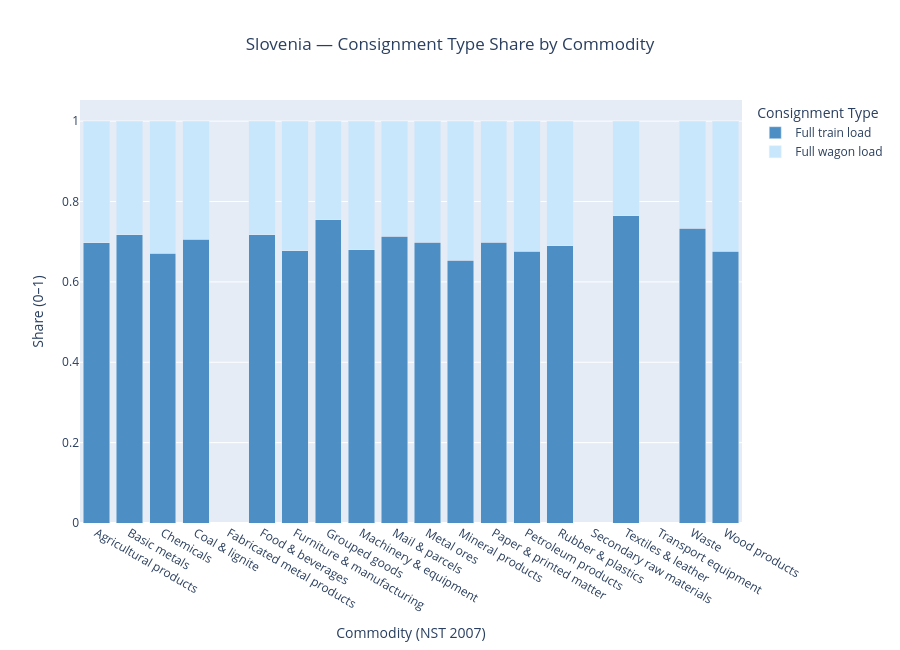

Here is the notebook cell this chart was saved with:
### Markdown cell above
Additional country based analysis for the country with the one of the most complete data: Slovenia

### Code cell
# Loading dataset
file_path = r"C:\Users\Ecem\Desktop\TIL\1. TIL6022 - Python\Project\TIL6022-Group-Project\Data\Processed\merged_eurostat_clean_V2.csv"
df = pd.read_csv(file_path)

#Filtering for Slovenia (SI)
df_si = df[df["geo"] == "SI"].copy()

# Calculating consignment shares
df_si["train_share"] = (
    df_si["Consignment_full_train_load_THS_T"] /
    df_si["Consignment_total_THS_T"]
)
df_si["wagon_share"] = (
    df_si["Consignment_full_wagon_load_THS_T"] /
    df_si["Consignment_total_THS_T"]
)

# Dropping invalid rows
df_si = df_si.dropna(subset=["train_share", "wagon_share"])
df_si = df_si[(df_si["train_share"] > 0) | (df_si["wagon_share"] > 0)]

# Computing commodity-specific estimated freight volumes
nst_cols = [col for col in df_si.columns if col.startswith("NST_GT") and col.endswith("_MIO_TKM")]

si_long = df_si.melt(
    id_vars=["geo", "TIME_PERIOD", "train_share", "wagon_share"],
    value_vars=nst_cols,
    var_name="NST_Code",
    value_name="MIO_TKM"
)

# Mapping NST codes to readable labels
nst_labels = {
    "NST_GT01_MIO_TKM": "Agricultural products",
    "NST_GT02_MIO_TKM": "Coal & lignite",
    "NST_GT03_MIO_TKM": "Metal ores",
    "NST_GT04_MIO_TKM": "Food & beverages",
    "NST_GT05_MIO_TKM": "Textiles & leather",
    "NST_GT06_MIO_TKM": "Wood products",
    "NST_GT07_MIO_TKM": "Paper & printed matter",
    "NST_GT08_MIO_TKM": "Petroleum products",
    "NST_GT09_MIO_TKM": "Chemicals",
    "NST_GT10_MIO_TKM": "Rubber & plastics",
    "NST_GT11_MIO_TKM": "Mineral products",
    "NST_GT12_MIO_TKM": "Basic metals",
    "NST_GT13_MIO_TKM": "Fabricated metal products",
    "NST_GT14_MIO_TKM": "Machinery & equipment",
    "NST_GT15_MIO_TKM": "Transport equipment",
    "NST_GT16_MIO_TKM": "Furniture & manufacturing",
    "NST_GT17_MIO_TKM": "Secondary raw materials",
    "NST_GT18_MIO_TKM": "Waste",
    "NST_GT19_MIO_TKM": "Mail & parcels",
    "NST_GT20_MIO_TKM": "Grouped goods"
}
si_long["NST_Desc"] = si_long["NST_Code"].map(nst_labels)

# Computing commodity-specific train/wagon estimates
si_long["Est_train_MIO_TKM"] = si_long["MIO_TKM"] * si_long["train_share"]
si_long["Est_wagon_MIO_TKM"] = si_long["MIO_TKM"] * si_long["wagon_share"]

# Aggregation over time (sum per commodity)
agg = (
    si_long.groupby("NST_Desc")[["Est_train_MIO_TKM", "Est_wagon_MIO_TKM"]]
           .sum()
           .reset_index()
)

# Heatmap
heatmap_long = agg.melt(
    id_vars="NST_Desc",
    value_vars=["Est_train_MIO_TKM", "Est_wagon_MIO_TKM"],
    var_name="Consignment_Type",
    value_name="Estimated_TKM"
)
heatmap_long["Consignment_Type"] = heatmap_long["Consignment_Type"].map({
    "Est_train_MIO_TKM": "Full train load",
    "Est_wagon_MIO_TKM": "Full wagon load"
})

plt.figure(figsize=(10, 10))
sns.heatmap(
    heatmap_long.pivot_table(
        index="NST_Desc",
        columns="Consignment_Type",
        values="Estimated_TKM",
        aggfunc="sum"
    ),
    cmap="magma",
    linewidths=0.5,
    linecolor="white",
    cbar_kws={"label": "Estimated Freight (MIO_TKM)"}
)
plt.title("Slovenia — Commodity × Consignment Heatmap", fontsize=14, pad=15)
plt.xlabel("Consignment Type")
plt.ylabel("Commodity (NST 2007)")
plt.xticks(rotation=25)
plt.tight_layout()
plt.show()

#Stacked bar chart (shares per commodity)
row_norm = (
    agg.set_index("NST_Desc")
       .pipe(lambda d: d.div(d.sum(axis=1).replace(0, np.nan), axis=0))
       .reset_index()
)
stack_share = row_norm.melt(
    id_vars="NST_Desc",
    var_name="Consignment_Type",
    value_name="Share"
)
stack_share["Consignment_Type"] = stack_share["Consignment_Type"].map({
    "Est_train_MIO_TKM": "Full train load",
    "Est_wagon_MIO_TKM": "Full wagon load"
})

fig = px.bar(
    stack_share,
    x="NST_Desc",
    y="Share",
    color="Consignment_Type",
    barmode="stack",
    title="Slovenia — Consignment Type Share by Commodity",
    labels={"NST_Desc": "Commodity (NST 2007)", "Share": "Share (0–1)"},
    color_discrete_sequence=["#4d8fc5", "#c9e7fc"]
)
fig.update_layout(height=650, title_x=0.5, xaxis_tickangle=30, legend_title_text="Consignment Type")
fig.show()

### Figure 1 — Plotly figure (JSON) as saved in the notebook; plotly's stock layout.template omitted (floating-point values rounded to 4 significant figures)
{"data": [{"hovertemplate": "Consignment_Type=Full train load<br>Commodity (NST 2007)=%{x}<br>Share (0–1)=%{y}<extra></extra>", "legendgroup": "Full train load", "marker": {"color": "#4d8fc5", "pattern": {"shape": ""}}, "name": "Full train load", "orientation": "v", "showlegend": true, "textposition": "auto", "type": "bar", "x": ["Agricultural products", "Basic metals", "Chemicals", "Coal & lignite", "Fabricated metal products", "Food & beverages", "Furniture & manufacturing", "Grouped goods", "Machinery & equipment", "Mail & parcels", "Metal ores", "Mineral products", "Paper & printed matter", "Petroleum products", "Rubber & plastics", "Secondary raw materials", "Textiles & leather", "Transport equipment", "Waste", "Wood products"], "xaxis": "x", "y": [0.698, 0.7176, 0.6713, 0.7064, NaN, 0.7177, 0.6776, 0.7542, 0.68, 0.7132, 0.6988, 0.654, 0.6987, 0.676, 0.6898, NaN, 0.7649, NaN, 0.7332, 0.6767], "yaxis": "y"}, {"hovertemplate": "Consignment_Type=Full wagon load<br>Commodity (NST 2007)=%{x}<br>Share (0–1)=%{y}<extra></extra>", "legendgroup": "Full wagon load", "marker": {"color": "#c9e7fc", "pattern": {"shape": ""}}, "name": "Full wagon load", "orientation": "v", "showlegend": true, "textposition": "auto", "type": "bar", "x": ["Agricultural products", "Basic metals", "Chemicals", "Coal & lignite", "Fabricated metal products", "Food & beverages", "Furniture & manufacturing", "Grouped goods", "Machinery & equipment", "Mail & parcels", "Metal ores", "Mineral products", "Paper & printed matter", "Petroleum products", "Rubber & plastics", "Secondary raw materials", "Textiles & leather", "Transport equipment", "Waste", "Wood products"], "xaxis": "x", "y": [0.302, 0.2824, 0.3287, 0.2936, NaN, 0.2823, 0.3224, 0.2458, 0.32, 0.2868, 0.3012, 0.346, 0.3013, 0.324, 0.3102, NaN, 0.2351, NaN, 0.2668, 0.3233], "yaxis": "y"}], "layout": {"barmode": "stack", "height": 650, "legend": {"title": {"text": "Consignment Type"}, "tracegroupgap": 0}, "title": {"text": "Slovenia — Consignment Type Share by Commodity", "x": 0.5}, "xaxis": {"anchor": "y", "domain": [0, 1], "tickangle": 30, "title": {"text": "Commodity (NST 2007)"}}, "yaxis": {"anchor": "x", "domain": [0, 1], "title": {"text": "Share (0–1)"}}}}
